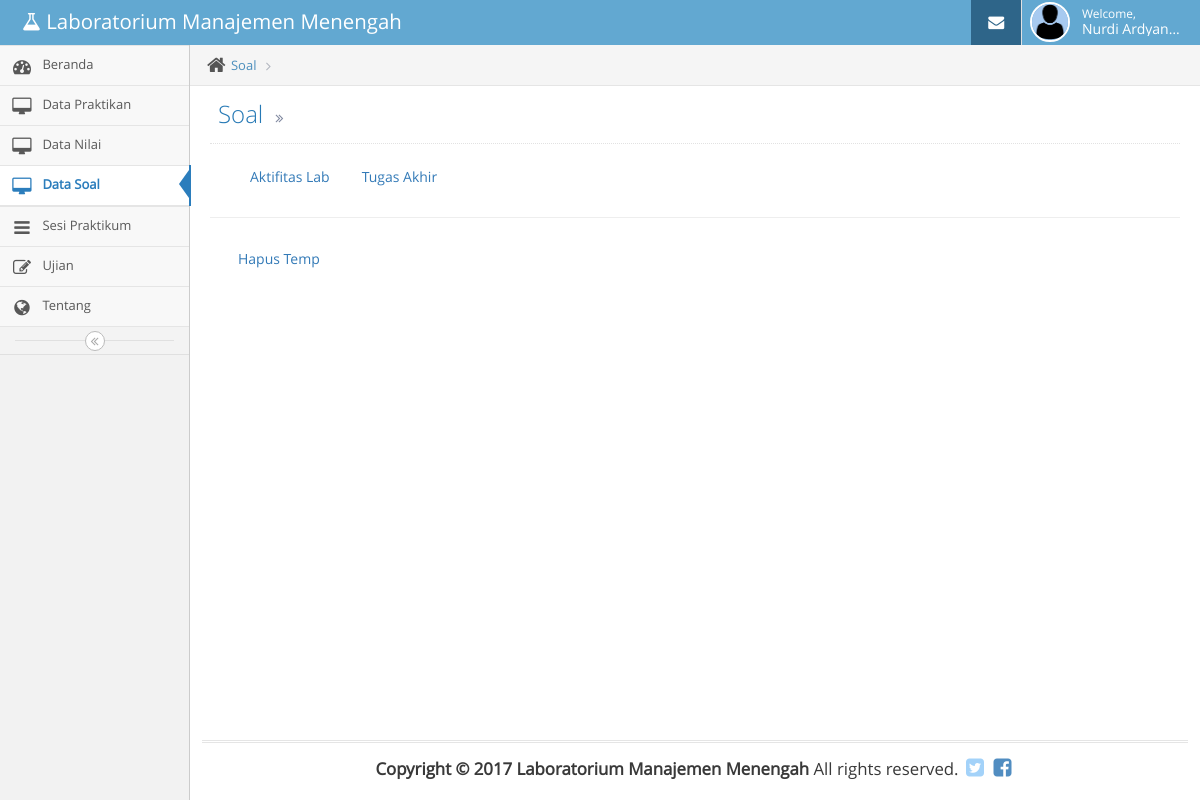
The page /index.php/soal (signed in) on the database its author committed.
### tables this page shows
CREATE TABLE `tbasisten` (
  `id` int NOT NULL,
  `kd_asisten` varchar(10) DEFAULT NULL,
  `npm` varchar(10) DEFAULT NULL,
  `kelas` varchar(5) DEFAULT NULL,
  `username` varchar(30) DEFAULT NULL,
  `password` varchar(30) DEFAULT NULL,
  `nama_lengkap` varchar(40) DEFAULT NULL,
  `status` varchar(15) DEFAULT NULL,
  `tanggal_post` datetime DEFAULT CURRENT_TIMESTAMP,
  `foto` varchar(300) DEFAULT NULL
);

### application/controllers/Soal.php (called while the page is built, shortened)
<?php if ( ! defined('BASEPATH')) exit('No direct script access allowed');
class Soal extends CI_Controller {
	public function __construct()
	{
		$this->load->model('model_data');
	}
	public function index()
	{
		$isi['content'] = 'soal/DataMatkul';
		$isi['judul'] = 'Soal';
		$isi['subjudul'] = '';
		$isi['dashboard'] = '';
		$isi['matkul'] = '';
		$isi['tentang'] = '';
		$isi['datapraktikan'] = '';
		$isi['soal'] = 'class="active"';
		$isi['ujian'] = '';
		$isi['datanilai'] = '';
		$isi['data_soal']		= $this->db->query("SELECT * FROM tbmatkul ORDER BY t_ajaran ASC");
		$this->load->view('asisten/header_asisten',$isi);
		$this->load->view('asisten/menu_asisten',$isi);
		$this->load->view('asisten/content_asisten',$isi);
		$this->load->view('asisten/footer_asisten');
	}
}

### index.php (called while the page is built, shortened)
<?php
require_once BASEPATH.'core/CodeIgniter.php';

### application/views/soal/DataMatkul.php (the view, shortened to what this page needs)
<div class="row">
	<div class="col-xs-12">
	<ul class="nav nav-pills">
		<li >
			<a href="javascript:ShowAL();">Aktifitas Lab</a>
		</li>
		<li>
			<a href="javascript:ShowTA();">Tugas Akhir</a>
		</li>
	</ul>
		<hr>
		</div>
				<ul class="nav nav-pills">
					<li >
						<a href="<?=base_url();?>Soal/hapustemp">Hapus Temp</a>
					</li>
				</ul>
	</div>

### application/views/asisten/header_asisten.php (shortened to what this page needs)
<!DOCTYPE html>
<html lang="en">
	<head>
		<link rel="stylesheet" href="<?php echo base_url();?>assets/font-awesome/4.2.0/css/font-awesome.min.css" />
		<link rel="stylesheet" href="<?php echo base_url();?>assets/css/bootstrap.min.css" />
		<link href="<?php echo base_url();?>assets/datatables/css/dataTables.bootstrap.css" rel="stylesheet">
		<link rel="stylesheet" href="<?php echo base_url();?>assets/css/jquery-ui.custom.min.css" />
		<link rel="stylesheet" href="<?php echo base_url();?>assets/css/jquery.gritter.min.css" />
		<link rel="stylesheet" href="<?php echo base_url();?>assets/css/select2.min.css" />
		<link rel="stylesheet" href="<?php echo base_url();?>assets/css/bootstrap-editable.min.css" />
		<link rel="stylesheet" href="<?php echo base_url();?>assets/css/datepicker.min.css" />
		<link rel="stylesheet" href="<?php echo base_url();?>assets/css/ace.min.css" class="ace-main-stylesheet" id="main-ace-style" />
		<link rel="stylesheet" href="<?php echo base_url();?>assets/css/colorbox.min.css" />
	</head>
	<body class="no-skin">
		<div id="navbar" class="navbar navbar-default">
			<div class="navbar-container" id="navbar-container">
				<div class="navbar-header pull-left">
					<a href="<?php echo base_url(); ?>home/asisten" class="navbar-brand">
						<small>
							<i class="fa fa-flask"></i>
							Laboratorium Manajemen Menengah
						</small>
					</a>
				</div>
				<div class="navbar-buttons navbar-header pull-right" role="navigation">
					<ul class="nav ace-nav">
						<li class="blue">
							<a href="<?php echo base_url();?>mail">
								<i class="ace-icon fa fa-envelope icon-animated-vertical"></i>
							</a>
						</li>
						<li class="light-blue">
							<a data-toggle="dropdown" href="#" class="dropdown-toggle">
								<?php
									$foto = $this->db->query("SELECT * FROM tbasisten WHERE npm = '".$this->session->userdata("npm")."'");
									foreach ($foto->result() as $key )
									{
										$foto = $key->foto;
										$nama_lengkap = $key->nama_lengkap;
									}
								?>
								<img class="nav-user-photo" src="<?php echo base_url();?>assets/uploads/images/<?php echo $foto;?>" alt="<?php echo ($this->session->userdata('nama_lengkap'));?>" />
								<span class="user-info">
									<small>Welcome,</small>
									<?php echo $nama_lengkap;?>
								</span>
						</li>
					</ul>
				</div>
			</div>
		</div>

### rows shown on the page
tbasisten: foto (picture), nama_lengkap "Nurdi Ardyan…"

### other values the page prints
$judul "Soal"
